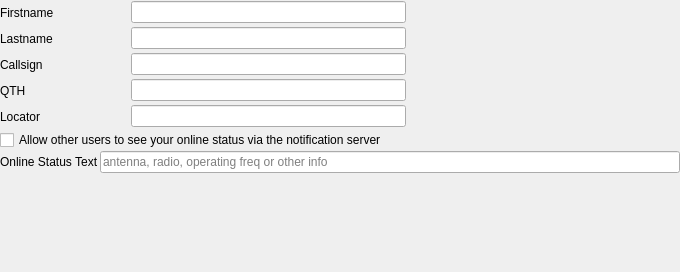
<?xml version="1.0" encoding="UTF-8"?>
<ui version="4.0">
 <class>operatorConfig</class>
 <widget class="QWidget" name="operatorConfig">
  <property name="geometry">
   <rect>
    <x>0</x>
    <y>0</y>
    <width>680</width>
    <height>272</height>
   </rect>
  </property>
  <property name="windowTitle">
   <string>Form</string>
  </property>
  <layout class="QVBoxLayout" name="verticalLayout">
   <property name="spacing">
    <number>1</number>
   </property>
   <property name="leftMargin">
    <number>0</number>
   </property>
   <property name="topMargin">
    <number>0</number>
   </property>
   <property name="rightMargin">
    <number>0</number>
   </property>
   <property name="bottomMargin">
    <number>0</number>
   </property>
   <item>
    <layout class="QHBoxLayout" name="_4">
     <item>
      <widget class="QLabel" name="firstnameLabel">
       <property name="sizePolicy">
        <sizepolicy hsizetype="Fixed" vsizetype="Fixed">
         <horstretch>0</horstretch>
         <verstretch>0</verstretch>
        </sizepolicy>
       </property>
       <property name="minimumSize">
        <size>
         <width>130</width>
         <height>25</height>
        </size>
       </property>
       <property name="text">
        <string>Firstname</string>
       </property>
       <property name="wordWrap">
        <bool>false</bool>
       </property>
      </widget>
     </item>
     <item>
      <widget class="QLineEdit" name="firstnameLineEdit">
       <property name="alignment">
        <set>Qt::AlignRight</set>
       </property>
      </widget>
     </item>
     <item>
      <spacer>
       <property name="orientation">
        <enum>Qt::Horizontal</enum>
       </property>
       <property name="sizeType">
        <enum>QSizePolicy::Expanding</enum>
       </property>
       <property name="sizeHint" stdset="0">
        <size>
         <width>120</width>
         <height>20</height>
        </size>
       </property>
      </spacer>
     </item>
    </layout>
   </item>
   <item>
    <layout class="QHBoxLayout" name="_3">
     <item>
      <widget class="QLabel" name="lastnameLabel">
       <property name="sizePolicy">
        <sizepolicy hsizetype="Fixed" vsizetype="Fixed">
         <horstretch>0</horstretch>
         <verstretch>0</verstretch>
        </sizepolicy>
       </property>
       <property name="minimumSize">
        <size>
         <width>130</width>
         <height>25</height>
        </size>
       </property>
       <property name="text">
        <string>Lastname</string>
       </property>
       <property name="wordWrap">
        <bool>false</bool>
       </property>
      </widget>
     </item>
     <item>
      <widget class="QLineEdit" name="lastnameLineEdit">
       <property name="alignment">
        <set>Qt::AlignRight</set>
       </property>
      </widget>
     </item>
     <item>
      <spacer>
       <property name="orientation">
        <enum>Qt::Horizontal</enum>
       </property>
       <property name="sizeType">
        <enum>QSizePolicy::Expanding</enum>
       </property>
       <property name="sizeHint" stdset="0">
        <size>
         <width>120</width>
         <height>20</height>
        </size>
       </property>
      </spacer>
     </item>
    </layout>
   </item>
   <item>
    <layout class="QHBoxLayout" name="_5">
     <item>
      <widget class="QLabel" name="callsignLabel">
       <property name="sizePolicy">
        <sizepolicy hsizetype="Fixed" vsizetype="Fixed">
         <horstretch>0</horstretch>
         <verstretch>0</verstretch>
        </sizepolicy>
       </property>
       <property name="minimumSize">
        <size>
         <width>130</width>
         <height>25</height>
        </size>
       </property>
       <property name="text">
        <string>Callsign</string>
       </property>
       <property name="wordWrap">
        <bool>false</bool>
       </property>
      </widget>
     </item>
     <item>
      <widget class="QLineEdit" name="callsignLineEdit">
       <property name="alignment">
        <set>Qt::AlignRight</set>
       </property>
      </widget>
     </item>
     <item>
      <spacer>
       <property name="orientation">
        <enum>Qt::Horizontal</enum>
       </property>
       <property name="sizeType">
        <enum>QSizePolicy::Expanding</enum>
       </property>
       <property name="sizeHint" stdset="0">
        <size>
         <width>120</width>
         <height>20</height>
        </size>
       </property>
      </spacer>
     </item>
    </layout>
   </item>
   <item>
    <layout class="QHBoxLayout" name="_2">
     <item>
      <widget class="QLabel" name="qthLabel">
       <property name="sizePolicy">
        <sizepolicy hsizetype="Fixed" vsizetype="Fixed">
         <horstretch>0</horstretch>
         <verstretch>0</verstretch>
        </sizepolicy>
       </property>
       <property name="minimumSize">
        <size>
         <width>130</width>
         <height>25</height>
        </size>
       </property>
       <property name="text">
        <string>QTH</string>
       </property>
       <property name="wordWrap">
        <bool>false</bool>
       </property>
      </widget>
     </item>
     <item>
      <widget class="QLineEdit" name="qthLineEdit">
       <property name="alignment">
        <set>Qt::AlignRight</set>
       </property>
      </widget>
     </item>
     <item>
      <spacer>
       <property name="orientation">
        <enum>Qt::Horizontal</enum>
       </property>
       <property name="sizeType">
        <enum>QSizePolicy::Expanding</enum>
       </property>
       <property name="sizeHint" stdset="0">
        <size>
         <width>120</width>
         <height>20</height>
        </size>
       </property>
      </spacer>
     </item>
    </layout>
   </item>
   <item>
    <layout class="QHBoxLayout">
     <item>
      <widget class="QLabel" name="locatorLabel">
       <property name="sizePolicy">
        <sizepolicy hsizetype="Fixed" vsizetype="Fixed">
         <horstretch>0</horstretch>
         <verstretch>0</verstretch>
        </sizepolicy>
       </property>
       <property name="minimumSize">
        <size>
         <width>130</width>
         <height>25</height>
        </size>
       </property>
       <property name="text">
        <string>Locator</string>
       </property>
       <property name="wordWrap">
        <bool>false</bool>
       </property>
      </widget>
     </item>
     <item>
      <widget class="QLineEdit" name="locatorLineEdit">
       <property name="alignment">
        <set>Qt::AlignRight</set>
       </property>
      </widget>
     </item>
     <item>
      <spacer>
       <property name="orientation">
        <enum>Qt::Horizontal</enum>
       </property>
       <property name="sizeType">
        <enum>QSizePolicy::Expanding</enum>
       </property>
       <property name="sizeHint" stdset="0">
        <size>
         <width>120</width>
         <height>20</height>
        </size>
       </property>
      </spacer>
     </item>
    </layout>
   </item>
   <item>
    <widget class="QCheckBox" name="onlineStatusCheckbox">
     <property name="text">
      <string>Allow other users to see your online status via the notification server</string>
     </property>
    </widget>
   </item>
   <item>
    <layout class="QHBoxLayout" name="horizontalLayout">
     <item>
      <widget class="QLabel" name="onlineStatusLabel">
       <property name="text">
        <string>Online Status Text</string>
       </property>
      </widget>
     </item>
     <item>
      <widget class="QLineEdit" name="onlineStatusText">
       <property name="maxLength">
        <number>120</number>
       </property>
       <property name="placeholderText">
        <string>antenna, radio, operating freq or other info</string>
       </property>
      </widget>
     </item>
    </layout>
   </item>
   <item>
    <spacer name="spacer">
     <property name="orientation">
      <enum>Qt::Vertical</enum>
     </property>
     <property name="sizeType">
      <enum>QSizePolicy::Expanding</enum>
     </property>
     <property name="sizeHint" stdset="0">
      <size>
       <width>21</width>
       <height>30</height>
      </size>
     </property>
    </spacer>
   </item>
  </layout>
 </widget>
 <resources/>
 <connections/>
</ui>
